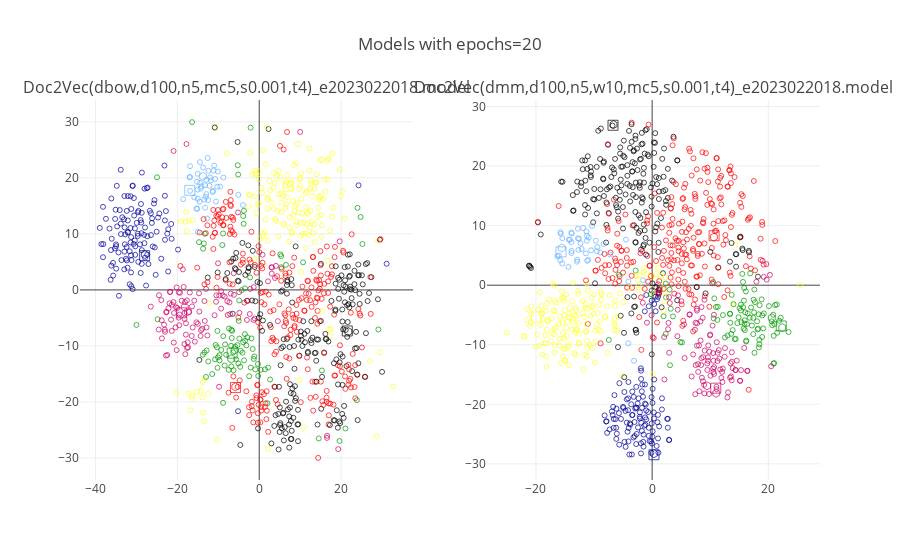

Here is the notebook cell this chart was saved with:
### Code cell
pyoff.iplot(fig4, filename='tsnePlot1_epochs20')

f4, (ax1, ax2) = plt.subplots(1, 2, sharey=True)

for i, c in enumerate(np.unique(candidate_data['symbol2'])):
    ax1.scatter(X_tsne7[:,0][candidate_data['symbol2']==c], X_tsne7[:, 1][candidate_data['symbol2']==c], c=candidate_data['color2'][candidate_data['symbol2']==c], marker=markers[i])
    ax1.set_title('dbow')
    
for i, c in enumerate(np.unique(candidate_data['symbol2'])):
    ax2.scatter(X_tsne8[:,0][candidate_data['symbol2']==c], X_tsne8[:, 1][candidate_data['symbol2']==c], c=candidate_data['color2'][candidate_data['symbol2']==c], marker=markers[i])
    ax2.set_title('dmm')

f4.suptitle('candidate and party vectors')
#f4.text(0.5, 0.8, "20 Epochs", size=10,
#         ha="center", va="center",
#         bbox=dict(boxstyle="round",
#                   ec=(1., 0.5, 0.5),
#                   fc=(1., 0.8, 0.8),
#                   )
#         )
f4.show()
f4.savefig('tsne_e20.pdf', format='pdf', orientation='landscape')

### Figure 1 — Plotly figure (JSON) as saved in the notebook; plotly's stock layout.template omitted (floating-point values rounded to 4 significant figures; data arrays with more than 128 entries replaced by an {"elided": "..."} marker saying what was removed)
{"data": [{"marker": {"color": {"elided": "1008 str values"}, "line": {"color": "black", "width": 1}, "showscale": false, "size": {"elided": "1008 int values"}, "symbol": {"elided": "1008 int values"}}, "mode": "markers", "text": {"elided": "1008 str values"}, "type": "scatter", "x": {"elided": "1008 float values"}, "xaxis": "x1", "y": {"elided": "1008 float values"}, "yaxis": "y1"}, {"marker": {"color": {"elided": "1008 str values"}, "line": {"color": "black", "width": 1}, "showscale": false, "size": {"elided": "1008 int values"}, "symbol": {"elided": "1008 int values"}}, "mode": "markers", "text": {"elided": "1008 str values"}, "type": "scatter", "x": {"elided": "1008 float values"}, "xaxis": "x2", "y": {"elided": "1008 float values"}, "yaxis": "y2"}], "layout": {"annotations": [{"font": {"size": 16}, "showarrow": false, "text": "Doc2Vec(dbow,d100,n5,mc5,s0.001,t4)_e2023022018.model", "x": 0.225, "xanchor": "center", "xref": "paper", "y": 1, "yanchor": "bottom", "yref": "paper"}, {"font": {"size": 16}, "showarrow": false, "text": "Doc2Vec(dmm,d100,n5,w10,mc5,s0.001,t4)_e2023022018.model", "x": 0.775, "xanchor": "center", "xref": "paper", "y": 1, "yanchor": "bottom", "yref": "paper"}], "showlegend": false, "title": "Models with epochs=20", "xaxis1": {"anchor": "y1", "domain": [0, 0.45]}, "xaxis2": {"anchor": "y2", "domain": [0.55, 1]}, "yaxis1": {"anchor": "x1", "domain": [0, 1]}, "yaxis2": {"anchor": "x2", "domain": [0, 1]}}}
